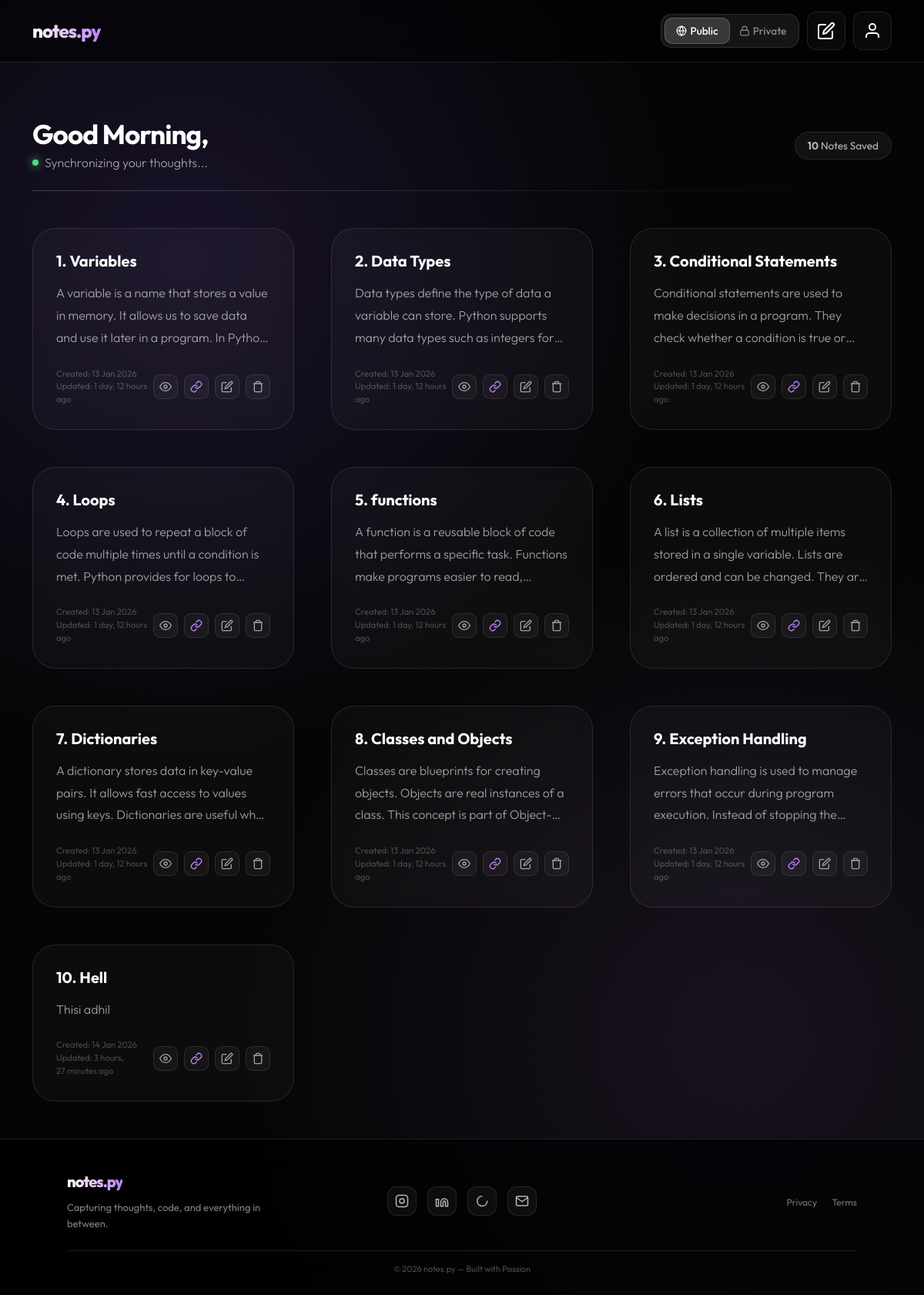
Screenshot of /all_view/ with the database file from the repository.
### notes/models.py (models this page shows)
class NoteApp(models.Model):
    notehead = models.CharField(max_length=15)
    notecontent = models.CharField(max_length=200)
    created_at = models.DateTimeField(auto_now_add=True)
    user = models.ForeignKey(User, on_delete=models.CASCADE)
    share_token = models.UUIDField(default=uuid.uuid4, editable=False, unique=True)
    is_public = models.BooleanField(default=False)
    updated_at = models.DateTimeField(auto_now=True)

### notes/views.py (the view, shortened to what this page needs)
# urls.py: path('all_view/', views.all_view, name='all_view'),
def all_view(request):
    publicnotes = NoteApp.objects.filter(is_public=True)
    return render(request, 'public_view.html', {
        "publicnote": publicnotes
    })

### notes/templates/public_view.html (shortened to what this page needs)
<!DOCTYPE html>
<html lang="en">
<head>
    <link href="https://cdn.jsdelivr.net/npm/bootstrap@5.3.2/dist/css/bootstrap.min.css" rel="stylesheet">
</head>
<body>
<nav class="glass-nav mb-4 mb-md-5">
    <div class="container">
        <span class="brand-logo">notes.py</span>
        <div class="nav-controls">
           <div class="privacy-selector">
                <div class="mode-container">
    <a href="{% url 'all_view' %}" class="mode-label active-link">
        <svg width="14" height="14" viewBox="0 0 24 24"
             fill="none" stroke="currentColor" stroke-width="2"
             class="me-1">
            <circle cx="12" cy="12" r="10"></circle>
            <line x1="2" y1="12" x2="22" y2="12"></line>
            <path d="M12 2a15.3 15.3 0 0 1 4 10 15.3 15.3 0 0 1-4 10
                     15.3 15.3 0 0 1-4-10
                     15.3 15.3 0 0 1 4-10z"></path>
        </svg>
        Public
    </a>
</div>
                <div class="mode-container">
    <a href="{% url 'home' %}" class="mode-label">
        <svg width="14" height="14" viewBox="0 0 24 24"
             fill="none" stroke="currentColor" stroke-width="2"
             class="me-1">
            <rect x="3" y="11" width="18" height="11" rx="2" ry="2"></rect>
            <path d="M7 11V7a5 5 0 0 1 10 0v4"></path>
        </svg>
        Private
    </a>
</div>
                <div class="mode-glider" id="glider"></div>
            </div>
            <button class="btn-glass nav-pencil-btn-large" data-bs-toggle="modal" data-bs-target="#newNoteModal">
                <svg width="24" height="24" viewBox="0 0 24 24" fill="none" stroke="currentColor" stroke-width="2" stroke-linecap="round" stroke-linejoin="round">
                    <path d="M11 4H4a2 2 0 0 0-2 2v14a2 2 0 0 0 2 2h14a2 2 0 0 0 2-2v-7"></path>
                    <path d="M18.5 2.5a2.121 2.121 0 0 1 3 3L12 15l-4 1 1-4 9.5-9.5z"></path>
                </svg>
            </button>
            <div class="dropdown">
                <button class="btn-glass nav-pencil-btn-large" type="button" data-bs-toggle="dropdown">
                    <svg width="24" height="24" viewBox="0 0 24 24" fill="none" stroke="currentColor" stroke-width="2">
                        <path d="M20 21v-2a4 4 0 0 0-4-4H8a4 4 0 0 0-4 4v2"></path>
                        <circle cx="12" cy="7" r="4"></circle>
                    </svg>
                </button>
            </div>
        </div>
    </div>
</nav>
<div class="main-content">
    <div class="container mt-3 mt-md-4 mb-4 mb-md-5">
        <div class="row align-items-center">
            <div class="col-12 col-lg-8">
                <h1 class="welcome-text mb-1">
                    Good <span id="day-greeting">Day</span>, {{ request.user.username }}
                </h1>
                <div class="thought-wrapper d-flex align-items-center gap-2">
                    <div class="pulse-indicator"></div>
                    <p id="thought-display" class="mb-0 thought-phrase">Synchronizing your thoughts...</p>
                </div>
            </div>
            <div class="col-lg-4 text-lg-end d-none d-lg-block">
                <span class="note-count-badge">
                    <strong>{{ publicnote|length }}</strong> Notes Saved
                </span>
            </div>
        </div>
        <hr class="glass-divider mt-3 mt-md-4">
    </div>
    <div class="container">
    <div class="row g-4 g-lg-5">
        {% for i in publicnote %}
        <div class="col-12 col-md-6 col-lg-4">
            <div class="note-card">
                <div>
                    <h5 class="card-title">{{ forloop.counter }}. {{ i.notehead }}</h5>
                    <p class="card-text">{{ i.notecontent }}</p>
                </div>
                <div class="d-flex justify-content-between align-items-center mt-auto pt-3 pt-md-4">
                    <div class="d-flex flex-column">
                        <span class="small opacity-25" style="font-size: 0.7rem;">Created: {{ i.created_at|date:"d M Y" }}</span>
                        <span class="small opacity-25" style="font-size: 0.7rem;">Updated: {{ i.updated_at|timesince }} ago</span>
                    </div>
                    <div class="d-flex gap-2">
                        <button class="btn-action" data-bs-toggle="modal" data-bs-target="#viewModal-{{i.id}}">
                            <svg viewBox="0 0 24 24" fill="none" stroke="currentColor" stroke-width="2"><path d="M1 12s4-8 11-8 11 8 11 8-4 8-11 8-11-8-11-8z"></path><circle cx="12" cy="12" r="3"></circle></svg>
                        </button>
                        <a href="{% url 'public_view' i.share_token %}" target="_blank" class="btn-action" style="color: var(--accent-light);">
                            <svg viewBox="0 0 24 24" fill="none" stroke="currentColor" stroke-width="2" stroke-linecap="round" stroke-linejoin="round"><path d="M10 13a5 5 0 0 0 7.54.54l3-3a5 5 0 0 0-7.07-7.07l-1.72 1.71"></path><path d="M14 11a5 5 0 0 0-7.54-.54l-3 3a5 5 0 0 0 7.07 7.07l1.71-1.71"></path></svg>
                        </a>
                        <button class="btn-action" data-bs-toggle="modal" data-bs-target="#editModal-{{i.id}}">
                            <svg viewBox="0 0 24 24" fill="none" stroke="currentColor" stroke-width="2"><path d="M11 4H4a2 2 0 0 0-2 2v14a2 2 0 0 0 2 2h14a2 2 0 0 0 2-2v-7"></path><path d="M18.5 2.5a2.121 2.121 0 0 1 3 3L12 15l-4 1 1-4 9.5-9.5z"></path></svg>
                        </button>
                        <a href="{% url 'public_del' i.id %}" class="btn-action btn-delete">
                            <svg viewBox="0 0 24 24" fill="none" stroke="currentColor" stroke-width="2"><path d="M3 6h18M19 6v14a2 2 0 01-2 2H7a2 2 0 01-2-2V6m3 0V4a2 2 0 012-2h4a2 2 0 012 2v2"></path></svg>
                        </a>
                    </div>
                </div>
            </div>
        </div>
        {% endfor %}
    </div>
</div>
    <div class="toast-container position-fixed top-0 start-50 translate-middle-x p-3" style="z-index: 9999;">
    </div>
</div>
<footer class="glass-footer mt-4 mt-md-5">
    <div class="footer-wrap">
        <div class="container">
            <div class="row align-items-center gy-4">
                <div class="col-lg-4 d-flex flex-column align-items-center align-items-lg-start text-center text-lg-start">
    <div class="footer-brand mb-2">notes.py</div>
    <div class="footer-desc">
        Capturing thoughts, code, and everything in between.
    </div>
</div>
                <div class="col-lg-4">
                    <div class="social-icons">
                        <a href="https://www.instagram.com/w4seeem" class="social-icon-btn" title="Instagram">
                            <svg width="18" height="18" viewBox="0 0 24 24" fill="none" stroke="currentColor" stroke-width="2">
                                <rect x="2" y="2" width="20" height="20" rx="5"/>
                                <circle cx="12" cy="12" r="4"/>
                            </svg>
                        </a>
                        <a href="www.linkedin.com/in/wasim-faris-00440b370" class="social-icon-btn" title="LinkedIn">
                            <svg width="18" height="18" viewBox="0 0 24 24" fill="none" stroke="currentColor" stroke-width="2">
                                <path d="M16 8a6 6 0 0 1 6 6v7h-4v-7a2 2 0 0 0-2-2 2 2 0 0 0-2 2v7h-4v-7a6 6 0 0 1 6-6z"/>
                                <rect x="2" y="9" width="4" height="12"/>
                            </svg>
                        </a>
                        <a href="https://wa.me/919605505651" class="social-icon-btn" title="WhatsApp">
                            <svg width="18" height="18" viewBox="0 0 24 24" fill="none" stroke="currentColor" stroke-width="2">
                                <path d="M21 11.5a8.38 8.38 0 0 1-.9 3.8 8.5 8.5 0 1 1-7.6-11.7"/>
                            </svg>
                        </a>
                        <a href="mailto:waseemfaris179@gmail.com" class="social-icon-btn" title="Email">
                            <svg width="18" height="18" viewBox="0 0 24 24" fill="none" stroke="currentColor" stroke-width="2">
                                <rect x="2" y="4" width="20" height="16" rx="2"/>
                                <polyline points="22,6 12,13 2,6"/>
                            </svg>
                        </a>
                    </div>
                </div>
                <div class="col-lg-4 text-center text-lg-end">
                    <div class="footer-links">
                        <a href="#">Privacy</a>
                        <a href="#">Terms</a>
                    </div>
                </div>
            </div>
            <div class="footer-bottom">
                © 2026 notes.py — Built with Passion
            </div>
        </div>
    </div>
</footer>
</body>
</html>

### rows the page displays
NoteApp: notehead "Variables", notecontent "A variable is a name that stores a value in memory. It allows us to save data and use it later in a program. In…", created_at "13 Jan 2026", updated_at "1 day, 12 hours"
NoteApp: notehead "Data Types", notecontent "Data types define the type of data a variable can store. Python supports many data types such as integers…", created_at "13 Jan 2026", updated_at "1 day, 12 hours"
NoteApp: notehead "Conditional Statements", notecontent "Conditional statements are used to make decisions in a program. They check whether a condition is true…", created_at "13 Jan 2026", updated_at "1 day, 12 hours"
NoteApp: notehead "Loops", notecontent "Loops are used to repeat a block of code multiple times until a condition is met. Python provides for loops…", created_at "13 Jan 2026", updated_at "1 day, 12 hours"
NoteApp: notehead "functions", notecontent "A function is a reusable block of code that performs a specific task. Functions make programs easier to…", created_at "13 Jan 2026", updated_at "1 day, 12 hours"
NoteApp: notehead "Lists", notecontent "A list is a collection of multiple items stored in a single variable. Lists are ordered and can be changed. They…", created_at "13 Jan 2026", updated_at "1 day, 12 hours"
NoteApp: notehead "Dictionaries", notecontent "A dictionary stores data in key-value pairs. It allows fast access to values using keys. Dictionaries are useful…", created_at "13 Jan 2026", updated_at "1 day, 12 hours"
NoteApp: notehead "Classes and Objects", notecontent "Classes are blueprints for creating objects. Objects are real instances of a class. This concept is part…", created_at "13 Jan 2026", updated_at "1 day, 12 hours"
NoteApp: notehead "Exception Handling", notecontent "Exception handling is used to manage errors that occur during program execution. Instead of stopping…", created_at "13 Jan 2026", updated_at "1 day, 12 hours"
NoteApp: notehead "Hell", notecontent "Thisi adhil", created_at "14 Jan 2026", updated_at "3 hours, 27 minutes"

### other values shown
{{ publicnote|length }} "10"
